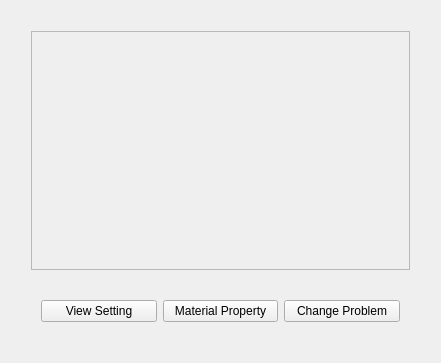
<?xml version="1.0" encoding="UTF-8"?>
<ui version="4.0">
 <class>MainWindow</class>
 <widget class="QMainWindow" name="MainWindow">
  <property name="enabled">
   <bool>true</bool>
  </property>
  <property name="geometry">
   <rect>
    <x>0</x>
    <y>0</y>
    <width>441</width>
    <height>363</height>
   </rect>
  </property>
  <property name="sizePolicy">
   <sizepolicy hsizetype="Preferred" vsizetype="Preferred">
    <horstretch>0</horstretch>
    <verstretch>0</verstretch>
   </sizepolicy>
  </property>
  <property name="minimumSize">
   <size>
    <width>200</width>
    <height>150</height>
   </size>
  </property>
  <property name="windowTitle">
   <string>DelFEM : solid2d_demos</string>
  </property>
  <property name="documentMode">
   <bool>true</bool>
  </property>
  <property name="unifiedTitleAndToolBarOnMac">
   <bool>true</bool>
  </property>
  <widget class="QWidget" name="centralWidget">
   <property name="sizePolicy">
    <sizepolicy hsizetype="Preferred" vsizetype="Preferred">
     <horstretch>100</horstretch>
     <verstretch>100</verstretch>
    </sizepolicy>
   </property>
   <property name="autoFillBackground">
    <bool>false</bool>
   </property>
   <layout class="QVBoxLayout" name="verticalLayout_2">
    <item>
     <layout class="QVBoxLayout" name="verticalLayout" stretch="0,0">
      <property name="spacing">
       <number>20</number>
      </property>
      <property name="sizeConstraint">
       <enum>QLayout::SetDefaultConstraint</enum>
      </property>
      <property name="margin">
       <number>20</number>
      </property>
      <item>
       <widget class="QScrollArea" name="scrollArea">
        <property name="sizePolicy">
         <sizepolicy hsizetype="Expanding" vsizetype="Expanding">
          <horstretch>0</horstretch>
          <verstretch>0</verstretch>
         </sizepolicy>
        </property>
        <property name="widgetResizable">
         <bool>true</bool>
        </property>
        <property name="alignment">
         <set>Qt::AlignJustify|Qt::AlignVCenter</set>
        </property>
        <widget class="QWidget" name="scrollAreaWidgetContents">
         <property name="geometry">
          <rect>
           <x>0</x>
           <y>0</y>
           <width>373</width>
           <height>235</height>
          </rect>
         </property>
        </widget>
       </widget>
      </item>
      <item>
       <layout class="QHBoxLayout" name="horizontalLayout">
        <property name="margin">
         <number>10</number>
        </property>
        <item>
         <widget class="QPushButton" name="pushButton_viewset">
          <property name="text">
           <string>View Setting</string>
          </property>
         </widget>
        </item>
        <item>
         <widget class="QPushButton" name="pushButton_matprop">
          <property name="text">
           <string>Material Property</string>
          </property>
         </widget>
        </item>
        <item>
         <widget class="QPushButton" name="pushButton_prob">
          <property name="sizePolicy">
           <sizepolicy hsizetype="Preferred" vsizetype="Preferred">
            <horstretch>0</horstretch>
            <verstretch>0</verstretch>
           </sizepolicy>
          </property>
          <property name="text">
           <string>Change Problem</string>
          </property>
         </widget>
        </item>
       </layout>
      </item>
     </layout>
    </item>
   </layout>
  </widget>
 </widget>
 <layoutdefault spacing="6" margin="11"/>
 <resources/>
 <connections/>
</ui>
